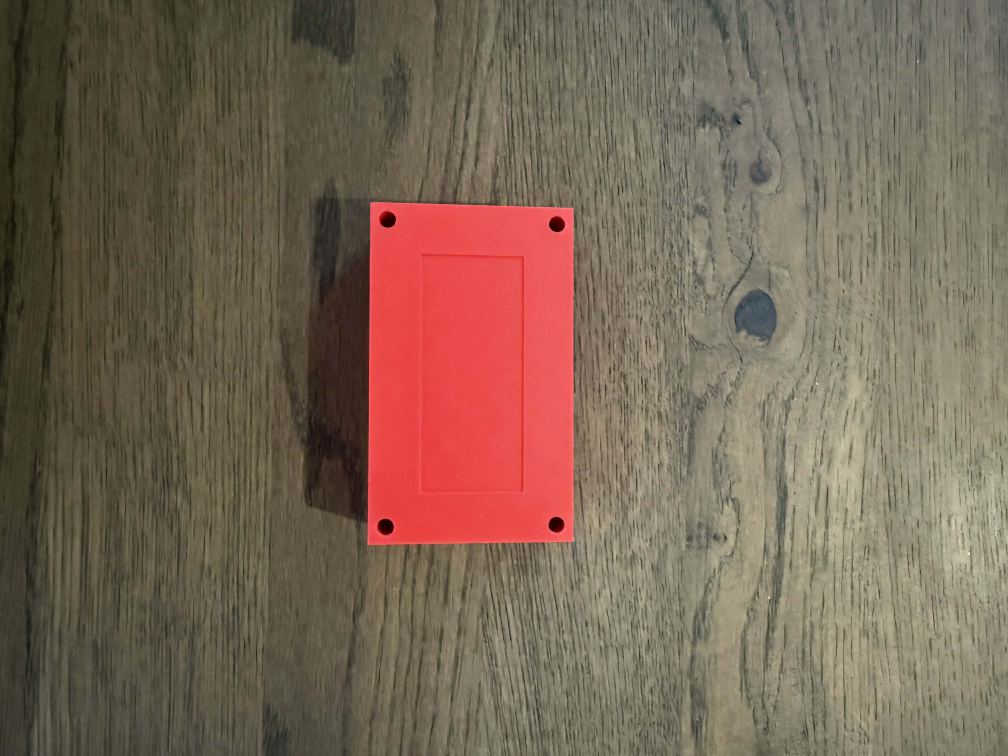
#> input picture 03_data/Sample_images/Sample2.jpg, 4032 x 3024 px (shown at 1/4 size); its folder holds 3 pictures in this run
$ python splitmerge.py
#> lines starting #> are read from the running program, lines starting #| are printed output that depends on the picture
### E_tests/Vision_tests/rescale_size_drawing.py
from pathlib import Path
import numpy as np
import cv2 as cv

# Variables to locate "Sample_images" folder
SCRIPT_DIR = Path(__file__).resolve().parent
PROJECT_ROOT = SCRIPT_DIR.parents[1]
PICTURE_FOLDER = PROJECT_ROOT / "03_data" / "Sample_images"


def load_image(filename: str) -> np.ndarray:
    """Loads an image from the PICTURE_FOLDER directory.

    Args:
        filename (str): Name of the image file to load ("Sample1.jpg").

    Returns:
        NumPy: The loaded image in BGR format.

    Raises:
        AssertionError: if the image file cannot be found or loaded.
    """
#> called with filename = 'Sample2.jpg'
    path = PICTURE_FOLDER / filename
    img = cv.imread(str(path))
#> img is the input picture: shape (3024, 4032, 3); mean B, G, R 85.5, 102, 121.5
    assert img is not None, f"Could not read image: {path}"
    return img


def rescalePicture(frame: np.ndarray, scale: float = 0.4) -> np.ndarray:
    """Rescales the image based on the scale factor.

    Args:
        frame (np.ndarray): Input image loaded by OpenCV.
        scale (float, optional):
            Values <1 shrink the image, values >1 enlarge it.
            Defaults to 0.4.

    Returns:
        NumPy: The resized image.
    """
#> called with scale = 0.2
    width = int(frame.shape[1] * scale)
#> width = 806
    height = int(frame.shape[0] * scale)
#> height = 604
    return cv.resize(frame, (width, height), interpolation=cv.INTER_AREA)
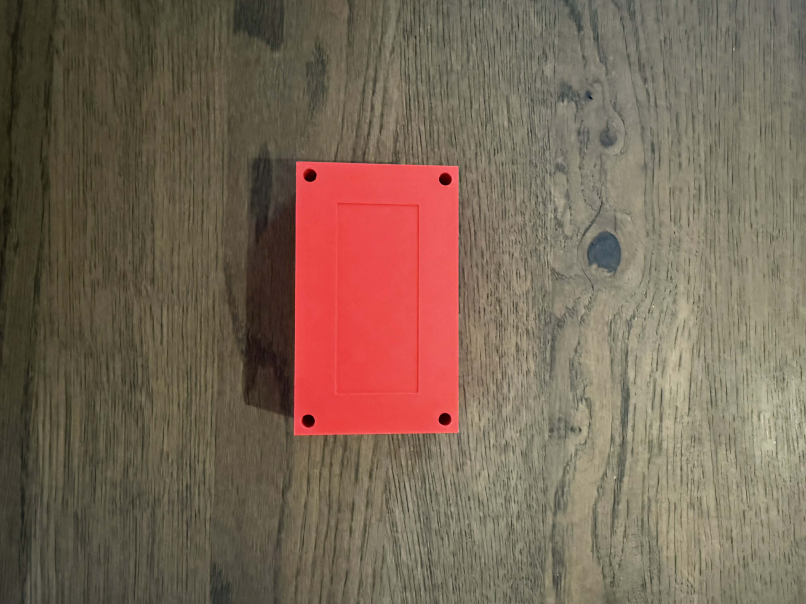
#> returned value: shape (604, 806, 3); mean of channels 0, 1, 2 85.5, 102, 121.5; drawn as B, G, R


# -------------------------------
# DRAWING FUNCTION
# -------------------------------
drawing = False
mode = True
ix, iy = -1, -1
original = None
overlay = None


# [61 lines left out: functions draw_rectangle, main, not called in this run]

# [2 lines that do not run on import are left out]

### E_tests/Vision_tests/splitmerge.py
import cv2 as cv
import numpy as np

from rescale_size_drawing import load_image
from rescale_size_drawing import rescalePicture


sample2 = load_image("Sample2.jpg")
resized_picture = rescalePicture(sample2, scale=0.2)

blank = np.zeros(resized_picture.shape[:2], dtype='uint8')

b,g,r = cv.split(resized_picture)
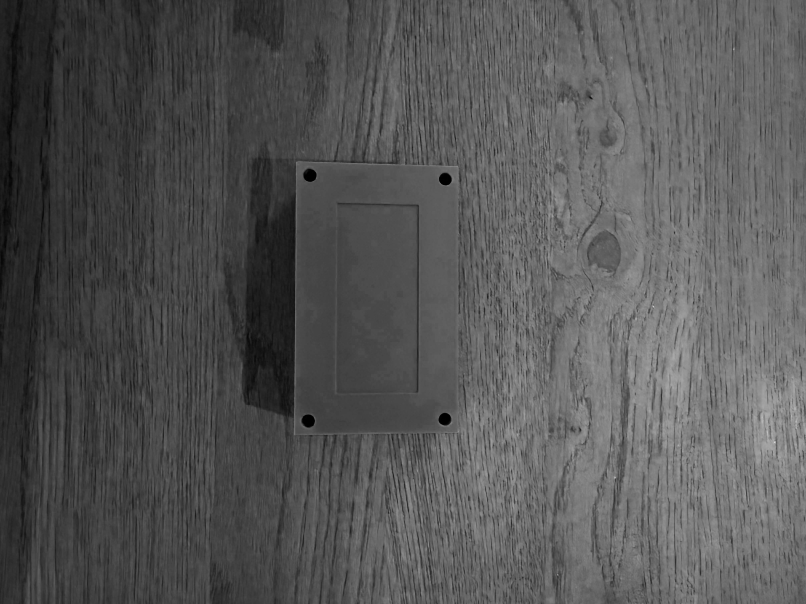
#> b: shape (604, 806); min 0, max 214, mean 85.5
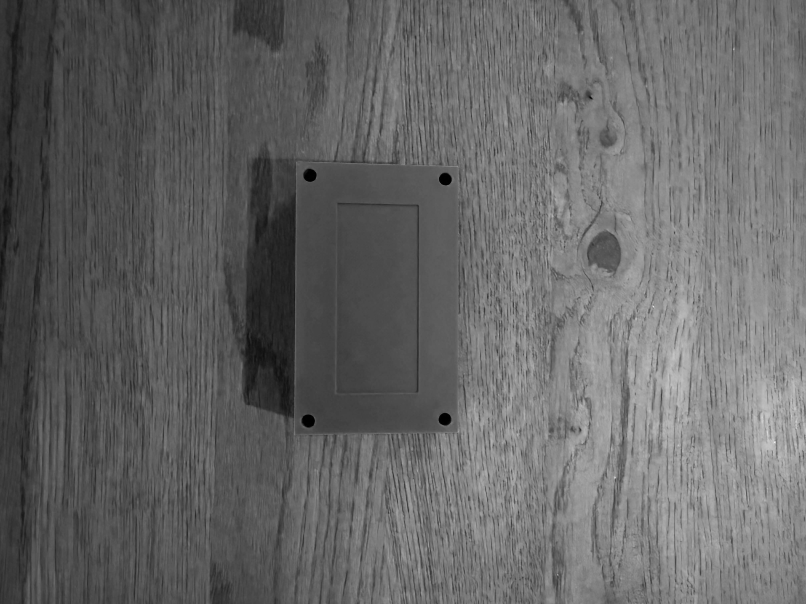
#> g: shape (604, 806); min 0, max 239, mean 102
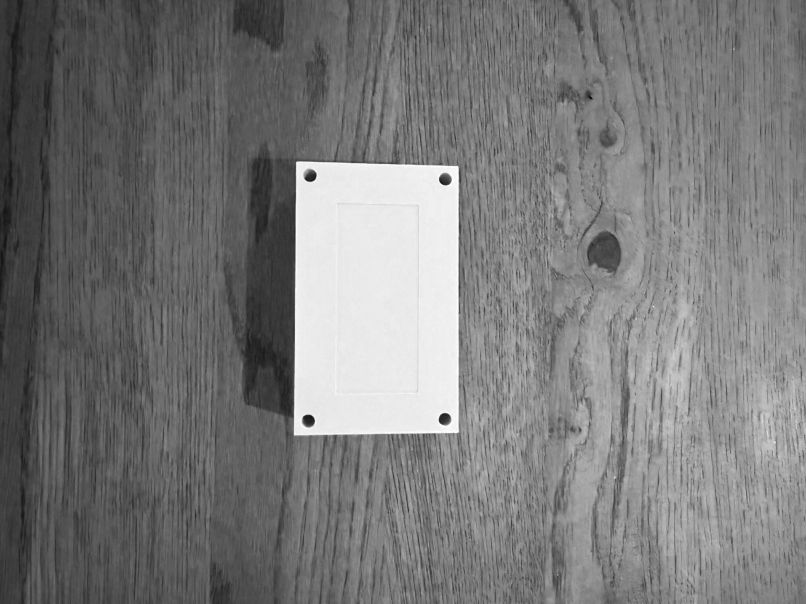
#> r: shape (604, 806); min 1, max 255, mean 121.5

blue = cv.merge([b, blank,blank])
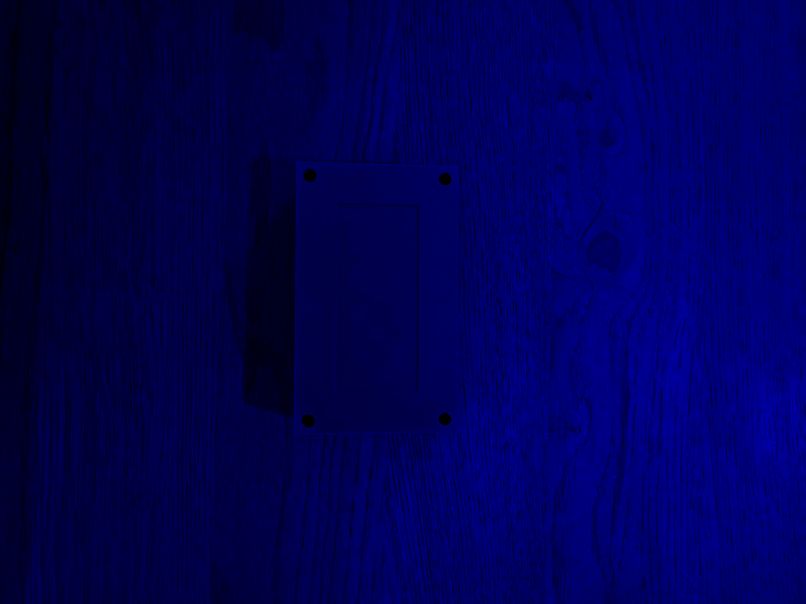
#> blue: shape (604, 806, 3); mean of channels 0, 1, 2 85.5, 0, 0; drawn as B, G, R
green = cv.merge([blank, g, blank])
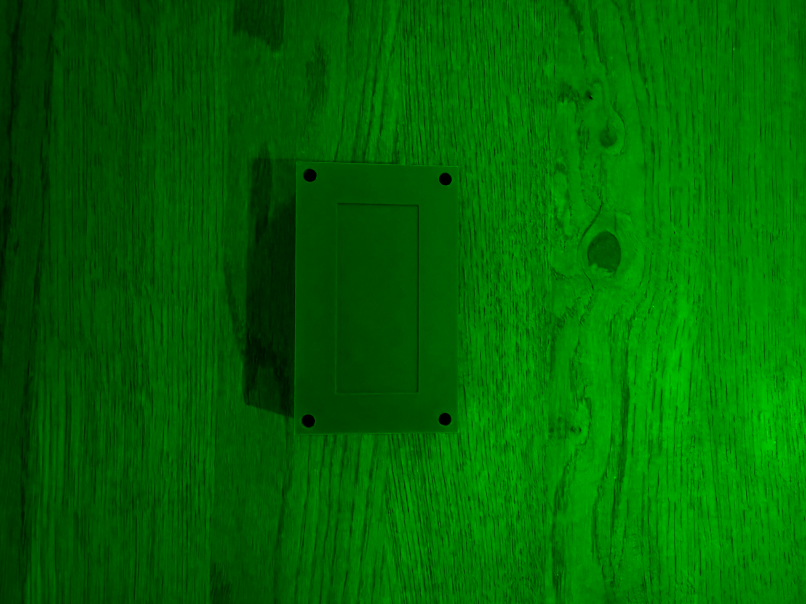
#> green: shape (604, 806, 3); mean of channels 0, 1, 2 0, 102, 0; drawn as B, G, R
red = cv.merge([blank, blank, r])
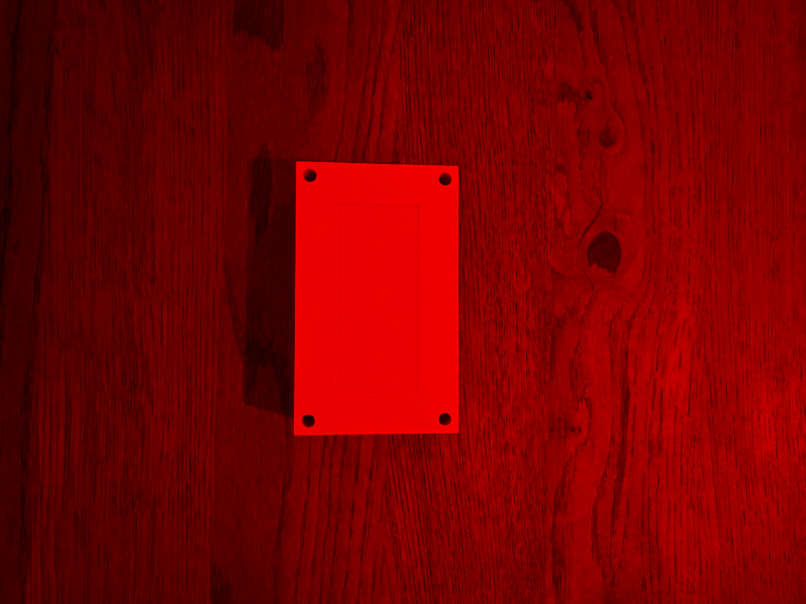
#> red: shape (604, 806, 3); mean of channels 0, 1, 2 0, 0, 121.5; drawn as B, G, R

cv.imshow('Blue', blue)
cv.imshow('Green', green)
cv.imshow('Red', red)

print (resized_picture.shape)
#| (604, 806, 3)
print(b.shape)
#| (604, 806)
print(g.shape)
#| (604, 806)
print(r.shape)
#| (604, 806)

merged = cv.merge([b,g,r])
cv.imshow('Merged', merged)

cv.waitKey(0)
